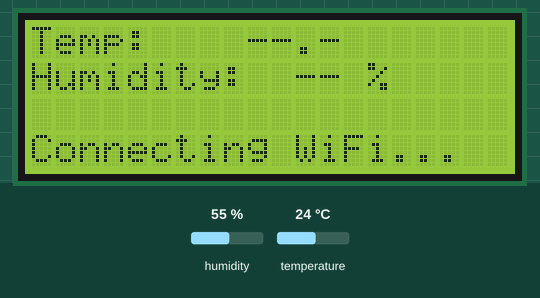
This sketch was run on a simulated ESP32. On the bench: 20×4 character LCD. The test bench sets the inputs (shaded band); at power-on: humidity 55 %, temperature 24 °C. WiFi joins after 1.5 s; servers stay silent unless stated; network time is answered at once with the bench clock; the local clock reads 2024-03-15 10:24:30 at power-on unless the sketch sets it.

Above: at 1.3 s.
1.4 s: humidity set to 22 %
At 3.1 s:
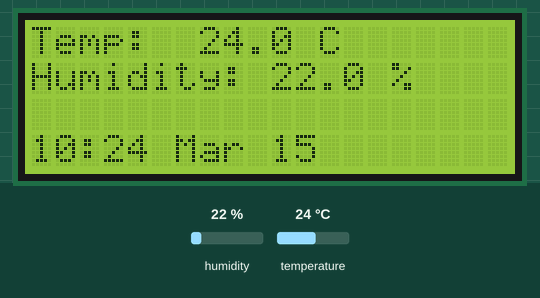
4.5 s: temperature set to 10.7 °C
At 5.9 s:
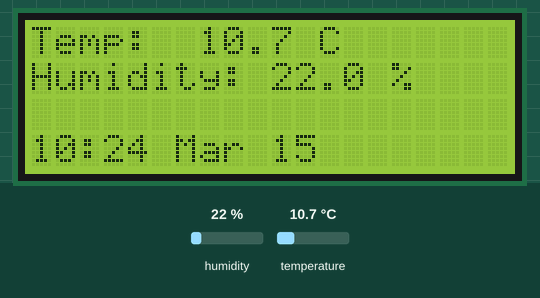
7.6 s: temperature set to 9.1 °C
At 10.3 s:
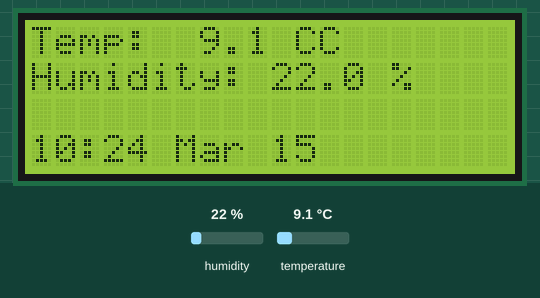
10.7 s: humidity set to 40 %
At 34.9 s:
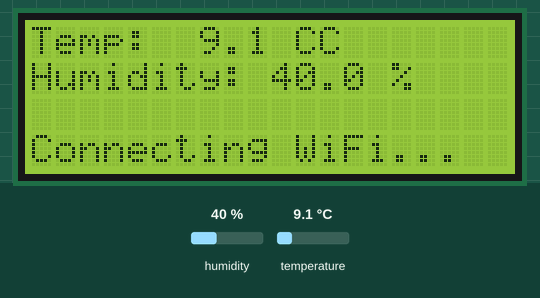
Timing chart, 0 to 36.4 s (numbered marks = the images above; inputs shaded):
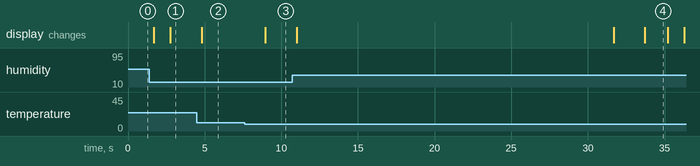

Measured:
- the behaviour switches between 10 and 9.9 °C on temperature (found by bisection; images 2 and 3)
- after the input at 4.5 s, the display: changes after 0.31 s (image 2)
- after the input at 7.6 s, the display: changes after 1.3 s (image 3)

The sketch:

temp-humidity-display-time.ino
```cpp
//This code shows temperature humidity and time in display

#include <Wire.h>
#include <LiquidCrystal_I2C.h>
#include "Adafruit_SHT31.h"
#include <WiFi.h>
#include <NTPClient.h>
#include <WiFiUdp.h>

// LCD (First I2C Bus: Wire)
#define LCD_SDA 26
#define LCD_SCL 27
LiquidCrystal_I2C lcd(0x27, 20, 4);

// SHT31 (Second I2C Bus)
#define SHT_SDA 21
#define SHT_SCL 22
Adafruit_SHT31 sht31;

// WiFi and NTP
const char* ssid = "wifi-user";
const char* password = "password";
WiFiUDP ntpUDP;
NTPClient timeClient(ntpUDP, "pool.ntp.org", 19800);

// Time variables
unsigned long lastSync = 0;
unsigned long syncAttempts = 0;
const unsigned long syncInterval = 3600000; // 1 hour in ms
const unsigned long recheckInterval = 30000; // 30 seconds for rechecks
const char* monthAbbr[12] = {"Jan", "Feb", "Mar", "Apr", "May", "Jun",
                             "Jul", "Aug", "Sep", "Oct", "Nov", "Dec"};

void setup() {
  Serial.begin(115200);

  // Initialize LCD
  Wire.begin(LCD_SDA, LCD_SCL);
  lcd.init();
  lcd.backlight();
  lcd.clear();
  lcd.print("Initializing...");

  // Initialize SHT31 on second I2C bus
  Wire1.begin(SHT_SDA, SHT_SCL);
  sht31 = Adafruit_SHT31(&Wire1);
  if (!sht31.begin(0x44)) {
    lcd.clear();
    lcd.print("SHT31 Error!");
    while (1);
  }

  // Setup initial display (keeping your original format)
  lcd.clear();
  lcd.print("Temp:    --.- ");
  lcd.setCursor(0, 1);
  lcd.print("Humidity:  -- %");
}

void connectWiFi() {
  lcd.setCursor(0, 3);
  lcd.print("Connecting WiFi...");

  WiFi.begin(ssid, password);
  int attempts = 0;
  while (WiFi.status() != WL_CONNECTED && attempts < 10) {
    delay(500);
    attempts++;
  }

  if (WiFi.status() != WL_CONNECTED) {
    lcd.setCursor(0, 3);
    lcd.print("WiFi Failed!       ");
    return;
  }

  timeClient.begin();
  if (timeClient.update()) {
    lastSync = millis();
    syncAttempts++;
    lcd.setCursor(0, 3);
    lcd.print("Time synced!      ");
  } else {
    lcd.setCursor(0, 3);
    lcd.print("NTP Failed!       ");
  }

  delay(1000);
  WiFi.disconnect(true);
}

void updateTimeDisplay() {
  if (lastSync == 0) return;

  time_t epochTime = timeClient.getEpochTime();
  struct tm *ptm = gmtime((time_t *)&epochTime);

  lcd.setCursor(0, 3);
  lcd.print(String(ptm->tm_hour) + ":" +
           (ptm->tm_min < 10 ? "0" : "") + String(ptm->tm_min) + " " +
           monthAbbr[ptm->tm_mon] + " " + String(ptm->tm_mday) + "    ");
}

void loop() {
  // Check if time for NTP sync (initial or periodic)
  unsigned long currentMillis = millis();
  if ((lastSync == 0) ||
      (syncAttempts < 3 && currentMillis - lastSync > recheckInterval) ||
      (currentMillis - lastSync > syncInterval)) {
    connectWiFi();
  }

  // Read sensors (keeping your original code)
  float temp = sht31.readTemperature();
  float hum = sht31.readHumidity();

  // Update temperature display (original format)
  if (!isnan(temp)) {
    lcd.setCursor(7, 0);
    lcd.print(String(temp, 1) + " C");
  }

  // Update humidity display (original format)
  if (!isnan(hum)) {
    lcd.setCursor(10, 1);
    lcd.print(String(hum, 1) + " %");
  }

  // Show sensor error if needed
  if (isnan(temp) || isnan(hum)) {
    lcd.setCursor(0, 3);
    lcd.print("Sensor Error!      ");
  } else {
    updateTimeDisplay();
  }

  delay(2000);
}
```
